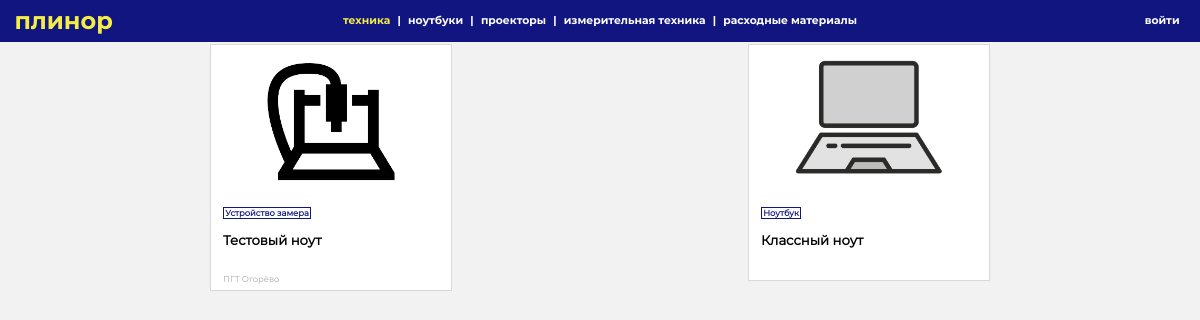
The page / on the database its author committed.
### tables this page shows
CREATE TABLE `technic` (
  `id` int(11) NOT NULL,
  `inv_id` text NOT NULL,
  `model_full` text NOT NULL,
  `model_short` text NOT NULL,
  `serial_id` text NOT NULL,
  `model_opt` text,
  `model_cond` text,
  `stg_name` text NOT NULL,
  `model_work` int(11) NOT NULL,
  `model_reserve` int(11) NOT NULL,
  `amount` int(11) NOT NULL DEFAULT '1',
  `photo_gall` text,
  `typ` int(11) NOT NULL
);

### bizz/bootstrap.php (called while the page is built, shortened)
<?php
require_once 'core/model.php';
require_once 'core/route.php';
spl_autoload_register(function ($class) {
    if (!class_exists($class)) {
        $class="bizz/model/".strtolower($class).".php";
        return true;
    }
});
Route::start($routes);

### bizz/core/model.php (called while the page is built, shortened)
<?php
class Model
{
    function __construct()
    {
        $this->db = new MySQL("localhost", "root","root","plinor");
    }
}

### bizz/view/view_form.php (called while the page is built)
<?php
include "bizz/view/view_hat.php";
include "bizz/view/view_menu.php";
include "bizz/view/$content_view";

### bizz/core/view.php (called while the page is built)
<?php
class View
{
    function generate($content_view, $template_view, $data = null)
    {
        include 'bizz/view/'.$template_view;
    }
}

### bizz/controler/controller_main.php (called while the page is built, shortened)
<?php
class Controller_Main extends Controller
{
    var $model_main=NULL;
    public function __construct($way)
    {
        $this->model_main = new Model_main();
    }
    function action_index()
    {
        $data=$this->model_main->model_load(0,0);
        $this->view->generate('view_main.php', 'view_form.php',$data);
    }
}

### index.php (called while the page is built, shortened)
<?php
$routes = explode('/', $_SERVER['SERVER_NAME'].$_SERVER['REQUEST_URI']);
require_once 'bizz/bootstrap.php';

### bizz/model/model_main.php (called while the page is built, shortened)
<?php
class Model_main extends Model
{
    public function model_load($tag,$where)
    {
        $cond='';
        $result[0] = $this->db->query("SELECT * FROM technic $cond");
        return $result;
    }
}

### bizz/core/MySQL.php (called while the page is built)
<?php
class MySQL extends mysqli
{
    public static $request=array();
    public  function query($req,$resultmode = MYSQLI_STORE_RESULT){
        array_unshift(self::$request,$req);
        return parent::query($req);
    }
}

### bizz/view/view_main.php (the view, shortened to what this page needs)
<article class="landing_main">
    <?php foreach ($data[0] as $value):?>
            <div class="soft_news_cont">
                <a href="<?php echo URL_BASE;?>/article/index/<?php echo $value['id']; ?>">
                    <div class="single_new">
                        <div class="single_img">
                            <img src="
                            <?php
                            switch($value['typ']){
                                case 1: echo URL_BASE."/pic/orig/noutbook.png";break;
                                case 3: echo URL_BASE."/pic/orig/machine.png";break;
                            }
                            ?>
                            ">
                        </div>
                        <div class="news_text">
                                <div class="news_tags">
                                    <?php
                                    switch($value['typ']){
                                        case 1: echo "Ноутбук";break;
                                        case 3: echo "Устройство замера";break;
                                    }
                                    ?>
                                </div>
                            <div class="news_name">
                                <?php echo $value['model_short']; ?>
                            </div>
                            <div class="news_date">
                                <?php echo $value['stg_name']; ?>
                            </div>
                        </div>
                    </div>
                </a>
            </div>
    <?php endforeach; ?>
</article>

### bizz/core/route.php (shortened to what this page needs)
<?php
class Route
{
    static function start($routes)
    {
        $action_name='index';
        $action_name = 'action_'.$action_name;
        $controller = new $controller_name($routes);
        $action = $action_name;
        if(method_exists($controller, $action))
        {
            $controller->$action();
        }
        else
        {
            Route::ErrorPage404(URL_BASE);
        }
    }
}

### bizz/view/view_hat.php (shortened to what this page needs)
<!DOCTYPE HTML>
<html>
<head>
    <link rel="stylesheet" type="text/css" href="<?php echo URL_BASE;?>/css/landing.css">
    <link rel="stylesheet" type="text/css" href="<?php echo URL_BASE;?>/css/enter.css">
    <link rel="stylesheet" type="text/css" href="<?php echo URL_BASE;?>/css/menu.css">
    <link rel="stylesheet" type="text/css" href="<?php echo URL_BASE;?>/css/article.css">
    <link rel="stylesheet" type="text/css" href="<?php echo URL_BASE;?>/css/art_man.css">
    <link rel="stylesheet" type="text/css" href="<?php echo URL_BASE;?>/css/list.css">
    <link rel="stylesheet" type="text/css" href="<?php echo URL_BASE;?>/css/cabinet.css">
    <link rel="stylesheet" type="text/css" href="<?php echo URL_BASE;?>/css/mail.css">
</head>
<body>

### bizz/view/view_menu.php (shortened to what this page needs)
<header>
    <div class="nav_menu">
        <div class="nav_logo nav_edge">
            <a href="<?php echo URL_BASE;?>/main">плинор</a>
        </div>
        <div class="nav_tag">
                <a href="<?php echo URL_BASE;?>/main" class="nav_one main">техника</a>
                <a href="#">|</a>
                <a href="<?php echo URL_BASE;?>/main/them/1" class="nav_one">ноутбуки</a>
                <a href="#">|</a>
                <a href="<?php echo URL_BASE;?>/main/them/2" class="nav_one">проекторы</a>
                <a href="#">|</a>
                <a href="<?php echo URL_BASE;?>/main/them/3" class="nav_one">измерительная техника</a>
                <a href="#">|</a>
                <a href="<?php echo URL_BASE;?>/main/them/4" class="nav_one">расходные материалы</a>
        </div>
        <div class="nav_setting nav_edge">
                <?php if(isset($_SESSION['RULES'])&&($_SESSION['RULES']!="")):?>
                    <a href="<?php echo URL_BASE;?>/enter/exit" class="nav_one">выйти</a>
                <?php else:?>
                    <a href="<?php echo URL_BASE;?>/enter" class="nav_one">войти</a>
                <?php endif;?>
        </div>
    </div>
</header>

### css/landing.css (style rules this page uses)
html { height: 100%; margin: 0; padding: 0; }
article { margin: 0 auto; margin-top: 4vh; position: relative; width: 65vw; padding: 0.5vw 1vw; display: flex; flex-direction: column; font-family: Monc; height: 100%; }
article div { margin: 0.5vw 0vw 0 0; }
.landing_main { display: flex; flex-direction: row; flex-wrap: wrap; justify-content: space-between; }
.soft_news_cont { display: flex; flex-direction: row; justify-content: space-between; justify-items: center; }
.single_new { width: 20vw; height: auto; position: relative; border: 1.5px solid rgba(0, 0, 0, .15); border-radius: 0.5px; background: white; margin-top: 0; }
.single_img { width: 100%; height: 12.5vw; text-align: center; position: relative; padding: 0; margin-top: 0; }
.single_img img { width: auto; max-width: 100%; height: 100%; }
a { text-decoration: none; color: black; }
.news_text { padding: 0vw 1vw 0.5vw 1vw; }
.news_tags { border: 1px solid rgb(17, 21, 127); color: rgb(17, 21, 127); padding: 0 0.1vw; font-weight: bold; font-size: 0.7vw; display: inline-block; }
.news_name { margin-top: 1vw; font-weight: bold; font-size: 1.1vw; height: 2vw; }
.news_date { font-size: 0.7vw; color: darkgray; margin-top: 1.5vw; }

### css/menu.css (style rules this page uses)
body { font-family: PF Regal, PF Regal Text Pro, Georgia, serif; margin: 0 0; background: rgb(242, 242, 242); overflow-x: hidden; }
header { font-size: 0.9vw; font-family: MoncB; text-decoration: none; position: relative; }
.nav_menu { width: 97.6vw; height: 4vh; display: flex; flex-direction: row; align-items: center; background: rgb(17, 21, 127); padding: 0.5vh 1.2vw 0.5vw 1.2vw; color: white; position: fixed; top: 0; z-index: 300; }
.nav_logo { font-size: 2vw; color: #fff; height: inherit; display: flex; flex-direction: row; align-items: inherit; }
.nav_logo a { color: #f4ed47; }
.nav_tag { margin: 0 auto; padding: 0 1vw; position: relative; display: flex; flex-direction: row; justify-content: space-around; height: inherit; text-align: center; align-items: inherit; }
.nav_setting { display: flex; flex-direction: row; height: inherit; align-items: inherit; position: relative; justify-content: flex-end; }
.nav_setting a { text-align: center; margin-right: 0.5vw; color: #fff; }
.nav_tag a { margin: 0 0.3vw; color: white; }
.nav_tag .main { color: #f4ed47; }
.nav_one { color: white; text-decoration: none; }
.nav_edge { width: 18vw; }

### rows shown on the page
technic: shows a picture, typ "Устройство замера", model_short "Тестовый ноут", stg_name "ПГТ Огорёво"
technic: shows a picture, typ "Ноутбук", model_short "Классный ноут"
